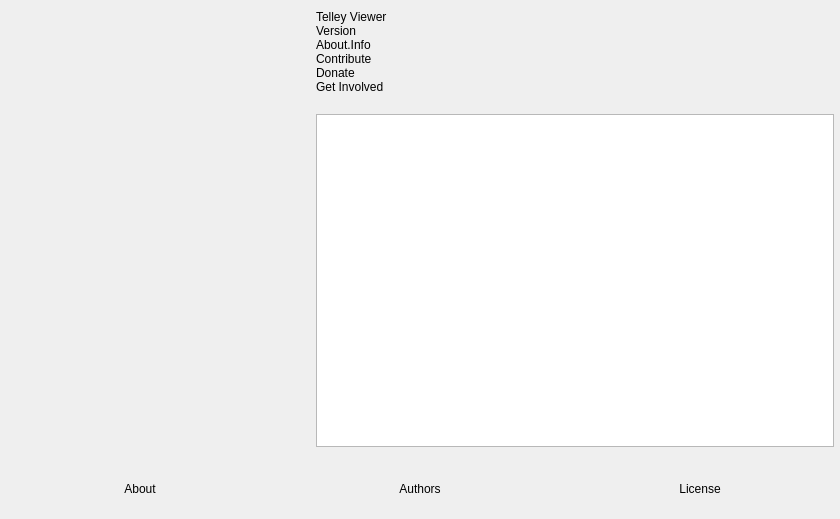
<?xml version="1.0" encoding="UTF-8"?>
<ui version="4.0">
 <class>OBSAbout</class>
 <widget class="QWidget" name="OBSAbout">
  <property name="geometry">
   <rect>
    <x>0</x>
    <y>0</y>
    <width>840</width>
    <height>519</height>
   </rect>
  </property>
  <property name="windowTitle">
   <string>About</string>
  </property>
  <layout class="QVBoxLayout" name="verticalLayout_2">
   <property name="leftMargin">
    <number>0</number>
   </property>
   <property name="topMargin">
    <number>0</number>
   </property>
   <property name="rightMargin">
    <number>0</number>
   </property>
   <property name="bottomMargin">
    <number>0</number>
   </property>
   <item>
    <layout class="QHBoxLayout" name="horizontalLayout_2">
     <property name="spacing">
      <number>30</number>
     </property>
     <property name="leftMargin">
      <number>30</number>
     </property>
     <property name="topMargin">
      <number>10</number>
     </property>
     <property name="rightMargin">
      <number>6</number>
     </property>
     <property name="bottomMargin">
      <number>6</number>
     </property>
     <item>
      <widget class="QLabel" name="icon">
       <property name="minimumSize">
        <size>
         <width>256</width>
         <height>256</height>
        </size>
       </property>
       <property name="maximumSize">
        <size>
         <width>256</width>
         <height>256</height>
        </size>
       </property>
       <property name="text">
        <string/>
       </property>
       <property name="pixmap">
        <pixmap resource="obs.qrc">:/res/images/telley.png</pixmap>
       </property>
       <property name="scaledContents">
        <bool>true</bool>
       </property>
      </widget>
     </item>
     <item>
      <layout class="QVBoxLayout" name="verticalLayout">
       <property name="spacing">
        <number>0</number>
       </property>
       <item>
        <widget class="QLabel" name="name">
         <property name="text">
          <string notr="true">Telley Viewer</string>
         </property>
        </widget>
       </item>
       <item>
        <widget class="QLabel" name="version">
         <property name="text">
          <string notr="true">Version</string>
         </property>
        </widget>
       </item>
       <item>
        <widget class="QLabel" name="info">
         <property name="text">
          <string>About.Info</string>
         </property>
         <property name="wordWrap">
          <bool>true</bool>
         </property>
        </widget>
       </item>
       <item>
        <widget class="QLabel" name="contribute">
         <property name="text">
          <string notr="true">Contribute</string>
         </property>
         <property name="wordWrap">
          <bool>true</bool>
         </property>
        </widget>
       </item>
       <item>
        <widget class="QLabel" name="donate">
         <property name="text">
          <string notr="true">Donate</string>
         </property>
        </widget>
       </item>
       <item>
        <widget class="QLabel" name="getInvolved">
         <property name="text">
          <string notr="true">Get Involved</string>
         </property>
        </widget>
       </item>
       <item>
        <spacer name="verticalSpacer">
         <property name="orientation">
          <enum>Qt::Vertical</enum>
         </property>
         <property name="sizeType">
          <enum>QSizePolicy::Fixed</enum>
         </property>
         <property name="sizeHint" stdset="0">
          <size>
           <width>20</width>
           <height>20</height>
          </size>
         </property>
        </spacer>
       </item>
       <item>
        <widget class="QTextBrowser" name="textBrowser">
         <property name="openExternalLinks">
          <bool>true</bool>
         </property>
        </widget>
       </item>
      </layout>
     </item>
    </layout>
   </item>
   <item>
    <widget class="QWidget" name="widget" native="true">
     <property name="minimumSize">
      <size>
       <width>0</width>
       <height>60</height>
      </size>
     </property>
     <layout class="QHBoxLayout" name="horizontalLayout">
      <property name="spacing">
       <number>0</number>
      </property>
      <property name="leftMargin">
       <number>0</number>
      </property>
      <property name="topMargin">
       <number>0</number>
      </property>
      <property name="rightMargin">
       <number>0</number>
      </property>
      <property name="bottomMargin">
       <number>0</number>
      </property>
      <item>
       <widget class="ClickableLabel" name="about">
        <property name="text">
         <string>About</string>
        </property>
        <property name="alignment">
         <set>Qt::AlignCenter</set>
        </property>
       </widget>
      </item>
      <item>
       <widget class="ClickableLabel" name="authors">
        <property name="text">
         <string>Authors</string>
        </property>
        <property name="alignment">
         <set>Qt::AlignCenter</set>
        </property>
       </widget>
      </item>
      <item>
       <widget class="ClickableLabel" name="license">
        <property name="text">
         <string>License</string>
        </property>
        <property name="alignment">
         <set>Qt::AlignCenter</set>
        </property>
       </widget>
      </item>
     </layout>
    </widget>
   </item>
  </layout>
 </widget>
 <customwidgets>
  <customwidget>
   <class>ClickableLabel</class>
   <extends>QLabel</extends>
   <header>clickable-label.hpp</header>
  </customwidget>
 </customwidgets>
 <resources>
  <include location="obs.qrc"/>
 </resources>
 <connections/>
</ui>
